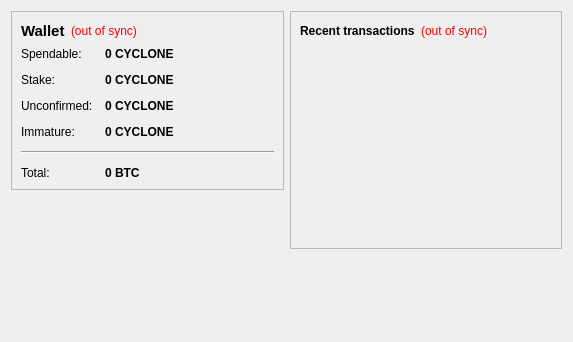
<?xml version="1.0" encoding="UTF-8"?>
<ui version="4.0">
 <class>OverviewPage</class>
 <widget class="QWidget" name="OverviewPage">
  <property name="geometry">
   <rect>
    <x>0</x>
    <y>0</y>
    <width>573</width>
    <height>342</height>
   </rect>
  </property>
  <property name="windowTitle">
   <string>Form</string>
  </property>
  <layout class="QHBoxLayout" name="horizontalLayout" stretch="1,1">
   <item>
    <layout class="QVBoxLayout" name="verticalLayout_2">
     <item>
      <widget class="QFrame" name="frame">
       <property name="frameShape">
        <enum>QFrame::StyledPanel</enum>
       </property>
       <property name="frameShadow">
        <enum>QFrame::Raised</enum>
       </property>
       <layout class="QVBoxLayout" name="verticalLayout_4">
        <item>
         <layout class="QHBoxLayout" name="horizontalLayout_4">
          <item>
           <widget class="QLabel" name="label_5">
            <property name="font">
             <font>
              <pointsize>11</pointsize>
              <weight>75</weight>
              <bold>true</bold>
             </font>
            </property>
            <property name="text">
             <string>Wallet</string>
            </property>
           </widget>
          </item>
          <item>
           <widget class="QLabel" name="labelWalletStatus">
            <property name="toolTip">
             <string>The displayed information may be out of date. Your wallet automatically synchronizes with the CYCLONECOIN network after a connection is established, but this process has not completed yet.</string>
            </property>
            <property name="styleSheet">
             <string notr="true">QLabel { color: red; }</string>
            </property>
            <property name="text">
             <string notr="true">(out of sync)</string>
            </property>
            <property name="alignment">
             <set>Qt::AlignLeading|Qt::AlignLeft|Qt::AlignVCenter</set>
            </property>
           </widget>
          </item>
          <item>
           <spacer name="horizontalSpacer_2">
            <property name="orientation">
             <enum>Qt::Horizontal</enum>
            </property>
            <property name="sizeHint" stdset="0">
             <size>
              <width>40</width>
              <height>20</height>
             </size>
            </property>
           </spacer>
          </item>
         </layout>
        </item>
        <item>
         <layout class="QFormLayout" name="formLayout_2">
          <property name="fieldGrowthPolicy">
           <enum>QFormLayout::AllNonFixedFieldsGrow</enum>
          </property>
          <property name="horizontalSpacing">
           <number>12</number>
          </property>
          <property name="verticalSpacing">
           <number>12</number>
          </property>
          <item row="0" column="0">
           <widget class="QLabel" name="label">
            <property name="text">
             <string>Spendable:</string>
            </property>
           </widget>
          </item>
          <item row="0" column="1">
           <widget class="QLabel" name="labelBalance">
            <property name="font">
             <font>
              <weight>75</weight>
              <bold>true</bold>
             </font>
            </property>
            <property name="cursor">
             <cursorShape>IBeamCursor</cursorShape>
            </property>
            <property name="toolTip">
             <string>Your current spendable balance</string>
            </property>
            <property name="text">
             <string notr="true">0 CYCLONE</string>
            </property>
            <property name="textInteractionFlags">
             <set>Qt::LinksAccessibleByMouse|Qt::TextSelectableByKeyboard|Qt::TextSelectableByMouse</set>
            </property>
           </widget>
          </item>
          <item row="1" column="0">
           <widget class="QLabel" name="label_6">
            <property name="text">
             <string>Stake:</string>
            </property>
           </widget>
          </item>
          <item row="1" column="1">
           <widget class="QLabel" name="labelStake">
            <property name="font">
             <font>
              <weight>75</weight>
              <bold>true</bold>
             </font>
            </property>
            <property name="cursor">
             <cursorShape>IBeamCursor</cursorShape>
            </property>
            <property name="toolTip">
             <string>Total of coins that was staked, and do not yet count toward the current balance</string>
            </property>
            <property name="text">
             <string notr="true">0 CYCLONE</string>
            </property>
            <property name="textInteractionFlags">
             <set>Qt::LinksAccessibleByMouse|Qt::TextSelectableByKeyboard|Qt::TextSelectableByMouse</set>
            </property>
           </widget>
          </item>
          <item row="2" column="0">
           <widget class="QLabel" name="label_3">
            <property name="text">
             <string>Unconfirmed:</string>
            </property>
           </widget>
          </item>
          <item row="2" column="1">
           <widget class="QLabel" name="labelUnconfirmed">
            <property name="font">
             <font>
              <weight>75</weight>
              <bold>true</bold>
             </font>
            </property>
            <property name="cursor">
             <cursorShape>IBeamCursor</cursorShape>
            </property>
            <property name="toolTip">
             <string>Total of transactions that have yet to be confirmed, and do not yet count toward the current balance</string>
            </property>
            <property name="text">
             <string notr="true">0 CYCLONE</string>
            </property>
            <property name="textInteractionFlags">
             <set>Qt::LinksAccessibleByMouse|Qt::TextSelectableByKeyboard|Qt::TextSelectableByMouse</set>
            </property>
           </widget>
          </item>
          <item row="3" column="0">
           <widget class="QLabel" name="labelImmatureText">
            <property name="text">
             <string>Immature:</string>
            </property>
           </widget>
          </item>
          <item row="3" column="1">
           <widget class="QLabel" name="labelImmature">
            <property name="font">
             <font>
              <weight>75</weight>
              <bold>true</bold>
             </font>
            </property>
            <property name="toolTip">
             <string>Mined balance that has not yet matured</string>
            </property>
            <property name="text">
             <string notr="true">0 CYCLONE</string>
            </property>
            <property name="textInteractionFlags">
             <set>Qt::LinksAccessibleByMouse|Qt::TextSelectableByKeyboard|Qt::TextSelectableByMouse</set>
            </property>
           </widget>
          </item>
          <item row="4" column="0" colspan="2">
           <widget class="Line" name="line">
            <property name="orientation">
             <enum>Qt::Horizontal</enum>
            </property>
           </widget>
          </item>
          <item row="5" column="0">
           <widget class="QLabel" name="labelTotalText">
            <property name="text">
             <string>Total:</string>
            </property>
           </widget>
          </item>
          <item row="5" column="1">
           <widget class="QLabel" name="labelTotal">
            <property name="font">
             <font>
              <weight>75</weight>
              <bold>true</bold>
             </font>
            </property>
            <property name="cursor">
             <cursorShape>IBeamCursor</cursorShape>
            </property>
            <property name="toolTip">
             <string>Your current total balance</string>
            </property>
            <property name="text">
             <string notr="true">0 BTC</string>
            </property>
            <property name="textInteractionFlags">
             <set>Qt::LinksAccessibleByMouse|Qt::TextSelectableByKeyboard|Qt::TextSelectableByMouse</set>
            </property>
           </widget>
          </item>
         </layout>
        </item>
       </layout>
      </widget>
     </item>
     <item>
      <spacer name="verticalSpacer">
       <property name="orientation">
        <enum>Qt::Vertical</enum>
       </property>
       <property name="sizeHint" stdset="0">
        <size>
         <width>20</width>
         <height>40</height>
        </size>
       </property>
      </spacer>
     </item>
    </layout>
   </item>
   <item>
    <layout class="QVBoxLayout" name="verticalLayout_3">
     <item>
      <widget class="QFrame" name="frame_2">
       <property name="frameShape">
        <enum>QFrame::StyledPanel</enum>
       </property>
       <property name="frameShadow">
        <enum>QFrame::Raised</enum>
       </property>
       <layout class="QVBoxLayout" name="verticalLayout">
        <item>
         <layout class="QHBoxLayout" name="horizontalLayout_2">
          <item>
           <widget class="QLabel" name="label_4">
            <property name="text">
             <string>&lt;b&gt;Recent transactions&lt;/b&gt;</string>
            </property>
           </widget>
          </item>
          <item>
           <widget class="QLabel" name="labelTransactionsStatus">
            <property name="toolTip">
             <string>The displayed information may be out of date. Your wallet automatically synchronizes with the CYCLONECOIN network after a connection is established, but this process has not completed yet.</string>
            </property>
            <property name="styleSheet">
             <string notr="true">QLabel { color: red; }</string>
            </property>
            <property name="text">
             <string notr="true">(out of sync)</string>
            </property>
            <property name="alignment">
             <set>Qt::AlignRight|Qt::AlignTrailing|Qt::AlignVCenter</set>
            </property>
           </widget>
          </item>
          <item>
           <spacer name="horizontalSpacer">
            <property name="orientation">
             <enum>Qt::Horizontal</enum>
            </property>
            <property name="sizeHint" stdset="0">
             <size>
              <width>40</width>
              <height>20</height>
             </size>
            </property>
           </spacer>
          </item>
         </layout>
        </item>
        <item>
         <widget class="QListView" name="listTransactions">
          <property name="styleSheet">
           <string notr="true">QListView { background: transparent; }</string>
          </property>
          <property name="frameShape">
           <enum>QFrame::NoFrame</enum>
          </property>
          <property name="verticalScrollBarPolicy">
           <enum>Qt::ScrollBarAlwaysOff</enum>
          </property>
          <property name="horizontalScrollBarPolicy">
           <enum>Qt::ScrollBarAlwaysOff</enum>
          </property>
          <property name="selectionMode">
           <enum>QAbstractItemView::NoSelection</enum>
          </property>
         </widget>
        </item>
       </layout>
      </widget>
     </item>
     <item>
      <spacer name="verticalSpacer_2">
       <property name="orientation">
        <enum>Qt::Vertical</enum>
       </property>
       <property name="sizeHint" stdset="0">
        <size>
         <width>20</width>
         <height>40</height>
        </size>
       </property>
      </spacer>
     </item>
    </layout>
   </item>
  </layout>
 </widget>
 <resources/>
 <connections/>
</ui>
